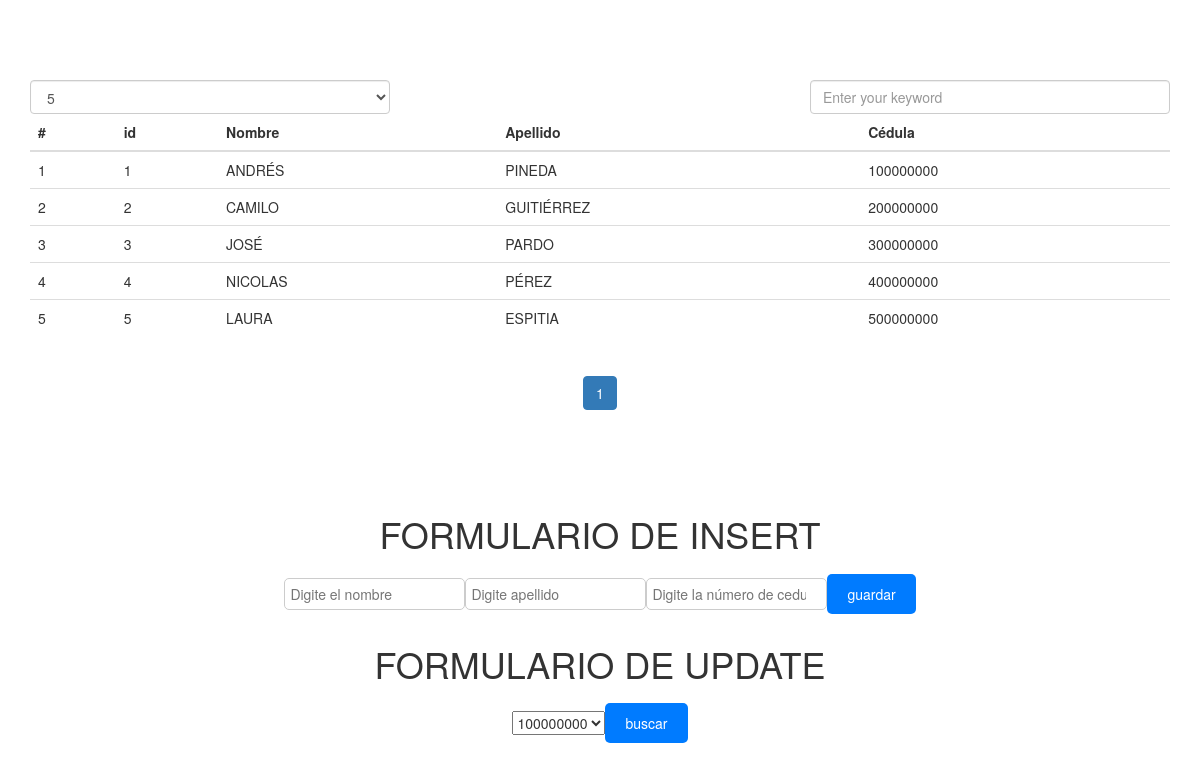
/p5_datos.php, run on the app's committed database.
### tables this page shows
CREATE TABLE `usuarios` (
  `id` int(255) NOT NULL,
  `nombre` varchar(255) NOT NULL,
  `apellido` varchar(255) NOT NULL,
  `cedula` int(255) NOT NULL
);

### p5_datos.php (the view, shortened to what this page needs)
<?php
include 'db/conexion.php';
$query = mysqli_query($conexion,"SELECT * FROM usuarios");
$query2 = mysqli_query($conexion,"SELECT cedula FROM usuarios");
?>
<!DOCTYPE html>
<html lang="en">
<head>
    <link rel="stylesheet" href="css/style_datos.css">
    <link rel="stylesheet" href="https://cdnjs.cloudflare.com/ajax/libs/twitter-bootstrap/3.3.7/css/bootstrap.min.css">
</head>
<body>
    <div class="wrapper">
        <div class="container">
            <div class="filter">
                <div class="row">
                    <div class="col-sm-4">
                        <div class="show-row">
                            <select class="form-control">
                                <option value="5" selected="selected">5</option>
                            </select>
                        </div>
                    </div>
                    <div class="col-sm-4"></div>
                    <div class="col-sm-4">
                        <div class="search-row">
                            <input type="text" name="search" class="form-control" placeholder="Enter your keyword">
                        </div>
                    </div>
                </div>
            </div>
            <table id="music" class="table table-responsive table-hover">
                <thead>
                    <tr class="myHead">
                        <th>#</th>
                        <th>id</th>
                        <th>Nombre</th>
                        <th>Apellido</th>
                        <th>Cédula</th>
                    </tr>
                </thead>
                <tbody>
                    <?php
                    while ($datos = mysqli_fetch_array($query)) {
                        $id = $datos['id'];
                        $nombre = $datos['nombre'];
                        $apellido = $datos['apellido'];
                        $cedula = $datos['cedula'];
                        echo'
                        <tr data-url="FQS7i2z1CoA">
                            <td></td>
                            <td>'.$id.'</td>
                            <td>'.$nombre.'</td>
                            <td>'.$apellido.'</td>
                            <td>'.$cedula.'</td>
                        </tr>
                        ';
                    }
                    ?>
                </tbody>
            </table>
            <div class="text-center controller">
                <ul class="pagination">
                </ul>
            </div>
        </div>
    </div>
    <h1><center>FORMULARIO DE INSERT</center></h1>
    <div id="form_insert">
        <form action="back/almacenar_datos.php" method="POST">
            <input type="text" name="nombre" placeholder="Digite el nombre">
            <input type="text" name="apellido" placeholder="Digite apellido">
            <input type="number" name="cedula" placeholder="Digite la número de cedula">
            <input type="submit" name="almacenar" value="guardar">
        </form>
    </div>
        <h1><center>FORMULARIO DE UPDATE</center></h1>
        <div id="form_update">
            <form action="" method="POST">
                <select name="id_consulta">
                    <?php
                    while ($datos2 = mysqli_fetch_array($query2)) {
                        $cedula_query = $datos2['cedula'];
                        echo'
                        <option value="'.$cedula_query.'">'.$cedula_query.'</option>
                        ';
                    }
                    ?>
                </select>
                <input type="submit" name="buscar" value="buscar">
            </form>
        </div>
</body>
</html>

### css/style_datos.css (style rules this page uses)
.wrapper { margin: 80px 0; }
.table > tbody > tr > td { vertical-align: middle; }
table tr td { text-transform: uppercase; }
#form_insert { display: flex; justify-content: center; }
form { display: table; border-spacing: 10px; border-collapse: separate; }
input { display: table-cell; padding: 5px; border: 1px solid #ccc; border-radius: 5px; }
input[type="submit"] { background-color: #007bff; color: #fff; border: none; border-radius: 5px; padding: 10px 20px; cursor: pointer; transition: background-color 0.3s ease-in-out; }
#form_update { display: flex; justify-content: center; }

### data on the page
usuarios: id "1", nombre "ANDRÉS", apellido "PINEDA", cedula "100000000"
usuarios: id "2", nombre "CAMILO", apellido "GUITIÉRREZ", cedula "200000000"
usuarios: id "3", nombre "JOSÉ", apellido "PARDO", cedula "300000000"
usuarios: id "4", nombre "NICOLAS", apellido "PÉREZ", cedula "400000000"
usuarios: id "5", nombre "LAURA", apellido "ESPITIA", cedula "500000000"

### other printed values
form field id_consulta "100000000"
